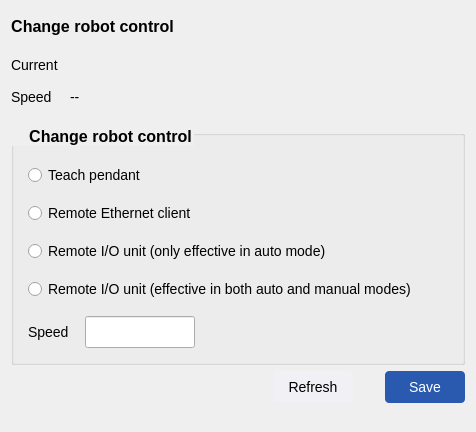
<?xml version="1.0" encoding="UTF-8"?>
<ui version="4.0">
 <class>ControllerAuthorityForm</class>
 <widget class="QWidget" name="ControllerAuthorityForm">
  <property name="enabled">
   <bool>true</bool>
  </property>
  <property name="geometry">
   <rect>
    <x>0</x>
    <y>0</y>
    <width>476</width>
    <height>432</height>
   </rect>
  </property>
  <property name="minimumSize">
   <size>
    <width>0</width>
    <height>0</height>
   </size>
  </property>
  <property name="focusPolicy">
   <enum>Qt::ClickFocus</enum>
  </property>
  <property name="windowTitle">
   <string>Form</string>
  </property>
  <property name="autoFillBackground">
   <bool>false</bool>
  </property>
  <property name="styleSheet">
   <string notr="true">QWidget{
font-size:14px;
}

QPushButton{
    background: rgb(241, 241, 245);
    border: none;
    border-radius: 4px;
}

#pbn_upate{
    color: rgb(0, 0, 0);
    border: 1px solid rgb(217, 217, 217);
    border-radius: 4px;
    background: rgb(255, 255, 255);
}

#pbn_save {
    background: rgb(41, 90, 176);
	border:none;
    border-radius: 4px;
	color: rgb(255, 255, 255);
}

#pbn_save:disabled {
	 background: rgba(41, 90, 176, 0.2);
}

#label_title{
    font-weight:bold;
	 font-size:16px;
}
#pbn_close{
	background:transparent;
}

#groupBox{
	font-weight:bold;
	font-size:16px;
	padding:36px 0px 0px 0px;
}

#groupBox::title{
	height:20px;
	padding:16px 0px 0px 16px;
}</string>
  </property>
  <property name="inputMethodHints">
   <set>Qt::ImhNone</set>
  </property>
  <layout class="QVBoxLayout" name="verticalLayout_5">
   <item>
    <layout class="QVBoxLayout" name="verticalLayout_4">
     <property name="spacing">
      <number>16</number>
     </property>
     <item>
      <layout class="QHBoxLayout" name="horizontalLayout_3">
       <item>
        <widget class="QLabel" name="label_title">
         <property name="sizePolicy">
          <sizepolicy hsizetype="Preferred" vsizetype="Fixed">
           <horstretch>0</horstretch>
           <verstretch>0</verstretch>
          </sizepolicy>
         </property>
         <property name="minimumSize">
          <size>
           <width>0</width>
           <height>20</height>
          </size>
         </property>
         <property name="text">
          <string>Change robot control</string>
         </property>
         <property name="alignment">
          <set>Qt::AlignCenter</set>
         </property>
        </widget>
       </item>
       <item>
        <spacer name="horizontalSpacer_2">
         <property name="orientation">
          <enum>Qt::Horizontal</enum>
         </property>
         <property name="sizeHint" stdset="0">
          <size>
           <width>40</width>
           <height>20</height>
          </size>
         </property>
        </spacer>
       </item>
       <item>
        <widget class="QPushButton" name="pbn_close">
         <property name="minimumSize">
          <size>
           <width>30</width>
           <height>30</height>
          </size>
         </property>
         <property name="maximumSize">
          <size>
           <width>30</width>
           <height>30</height>
          </size>
         </property>
         <property name="text">
          <string/>
         </property>
         <property name="icon">
          <iconset theme=":/components/image/components/window/close_window.svg"/>
         </property>
         <property name="iconSize">
          <size>
           <width>30</width>
           <height>30</height>
          </size>
         </property>
        </widget>
       </item>
      </layout>
     </item>
     <item>
      <layout class="QHBoxLayout" name="horizontalLayout_4">
       <property name="spacing">
        <number>12</number>
       </property>
       <item>
        <layout class="QVBoxLayout" name="verticalLayout_2">
         <property name="spacing">
          <number>16</number>
         </property>
         <item>
          <widget class="QLabel" name="label">
           <property name="text">
            <string>Current</string>
           </property>
          </widget>
         </item>
         <item>
          <widget class="QLabel" name="label_speed">
           <property name="accessibleDescription">
            <string/>
           </property>
           <property name="text">
            <string>Speed</string>
           </property>
          </widget>
         </item>
        </layout>
       </item>
       <item>
        <layout class="QVBoxLayout" name="verticalLayout_3">
         <property name="spacing">
          <number>16</number>
         </property>
         <item>
          <widget class="QLabel" name="label_name">
           <property name="text">
            <string notr="true"/>
           </property>
          </widget>
         </item>
         <item>
          <widget class="QLabel" name="label_speedValue">
           <property name="accessibleName">
            <string notr="true"/>
           </property>
           <property name="text">
            <string>--</string>
           </property>
          </widget>
         </item>
        </layout>
       </item>
       <item>
        <spacer name="horizontalSpacer_5">
         <property name="orientation">
          <enum>Qt::Horizontal</enum>
         </property>
         <property name="sizeHint" stdset="0">
          <size>
           <width>40</width>
           <height>20</height>
          </size>
         </property>
        </spacer>
       </item>
      </layout>
     </item>
    </layout>
   </item>
   <item>
    <widget class="QGroupBox" name="groupBox">
     <property name="title">
      <string>Change robot control</string>
     </property>
     <layout class="QVBoxLayout" name="verticalLayout">
      <property name="spacing">
       <number>16</number>
      </property>
      <property name="sizeConstraint">
       <enum>QLayout::SetDefaultConstraint</enum>
      </property>
      <property name="leftMargin">
       <number>16</number>
      </property>
      <property name="topMargin">
       <number>16</number>
      </property>
      <property name="rightMargin">
       <number>16</number>
      </property>
      <property name="bottomMargin">
       <number>16</number>
      </property>
      <item>
       <widget class="QRadioButton" name="rbn_teachpad">
        <property name="text">
         <string>Teach pendant</string>
        </property>
       </widget>
      </item>
      <item>
       <widget class="QRadioButton" name="rbn_ethernet">
        <property name="text">
         <string>Remote Ethernet client	</string>
        </property>
       </widget>
      </item>
      <item>
       <widget class="QRadioButton" name="rbn_remoteSome">
        <property name="text">
         <string>Remote I/O unit (only effective in auto mode)</string>
        </property>
       </widget>
      </item>
      <item>
       <widget class="QRadioButton" name="rbn_remoteAll">
        <property name="text">
         <string>Remote I/O unit (effective in both auto and manual modes)</string>
        </property>
       </widget>
      </item>
      <item>
       <layout class="QHBoxLayout" name="horizontalLayout">
        <property name="spacing">
         <number>16</number>
        </property>
        <property name="leftMargin">
         <number>0</number>
        </property>
        <property name="topMargin">
         <number>0</number>
        </property>
        <property name="rightMargin">
         <number>0</number>
        </property>
        <property name="bottomMargin">
         <number>0</number>
        </property>
        <item>
         <widget class="QLabel" name="label_3">
          <property name="text">
           <string>Speed</string>
          </property>
         </widget>
        </item>
        <item>
         <widget class="IntLineEdit" name="edit_speed">
          <property name="minimumSize">
           <size>
            <width>110</width>
            <height>32</height>
           </size>
          </property>
          <property name="maximumSize">
           <size>
            <width>110</width>
            <height>32</height>
           </size>
          </property>
          <property name="placeholderText">
           <string/>
          </property>
         </widget>
        </item>
        <item>
         <spacer name="horizontalSpacer_3">
          <property name="orientation">
           <enum>Qt::Horizontal</enum>
          </property>
          <property name="sizeHint" stdset="0">
           <size>
            <width>40</width>
            <height>20</height>
           </size>
          </property>
         </spacer>
        </item>
       </layout>
      </item>
     </layout>
    </widget>
   </item>
   <item>
    <layout class="QHBoxLayout" name="horizontalLayout_2">
     <property name="spacing">
      <number>32</number>
     </property>
     <item>
      <spacer name="horizontalSpacer_4">
       <property name="orientation">
        <enum>Qt::Horizontal</enum>
       </property>
       <property name="sizeHint" stdset="0">
        <size>
         <width>40</width>
         <height>20</height>
        </size>
       </property>
      </spacer>
     </item>
     <item>
      <widget class="QPushButton" name="pbn_update">
       <property name="minimumSize">
        <size>
         <width>80</width>
         <height>32</height>
        </size>
       </property>
       <property name="maximumSize">
        <size>
         <width>80</width>
         <height>32</height>
        </size>
       </property>
       <property name="text">
        <string>Refresh</string>
       </property>
      </widget>
     </item>
     <item>
      <widget class="QPushButton" name="pbn_save">
       <property name="minimumSize">
        <size>
         <width>80</width>
         <height>32</height>
        </size>
       </property>
       <property name="maximumSize">
        <size>
         <width>80</width>
         <height>32</height>
        </size>
       </property>
       <property name="text">
        <string>Save</string>
       </property>
      </widget>
     </item>
    </layout>
   </item>
   <item>
    <spacer name="verticalSpacer">
     <property name="orientation">
      <enum>Qt::Vertical</enum>
     </property>
     <property name="sizeHint" stdset="0">
      <size>
       <width>20</width>
       <height>40</height>
      </size>
     </property>
    </spacer>
   </item>
  </layout>
 </widget>
 <customwidgets>
  <customwidget>
   <class>IntLineEdit</class>
   <extends>QLineEdit</extends>
   <header>cc_lineedit/lineedit.h</header>
  </customwidget>
 </customwidgets>
 <resources/>
 <connections/>
</ui>
